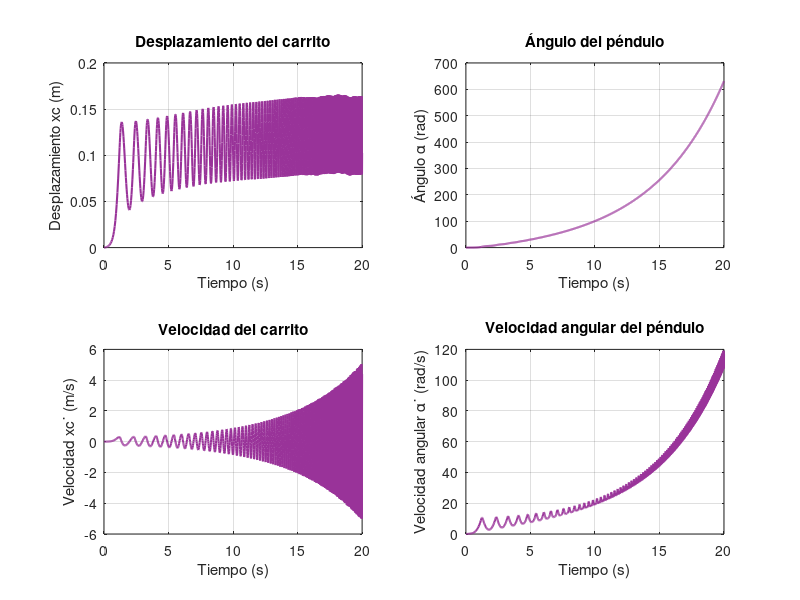

Write the MATLAB code that produced this figure.

Ip = 0.0079;      
Mc = 0.7031;      
lp = 0.3302;      
Mp = 0.23;        
Fc = 0;           
Beq = 4.3;        
g = 9.81;         
Bp = 0.0024;      


xc0 = 0;          
alpha0 = deg2rad(1); 
xcdot0 = 0;       
alphadot0 = 0;    

x0 = [xc0; xcdot0; alpha0; alphadot0]; 

tspan = [0 20];

[t, solu] = ode45(@(t, x) [
    x(2); 
    ((Ip + Mp*lp^2)*Fc + Mp^2*lp^2*g*cos(x(3))*sin(x(3)) ...
    - (Ip + Mp*lp^2)*Beq*x(2) - (Ip*Mp*lp - Mp^2*lp^3)*x(4)^2*sin(x(3)) ...
    - Mp*lp*x(4)*cos(x(3))*Bp) / ...
    ((Mc + Mp)*Ip + Mc*Mp*lp^2 + Mp^2*lp^2*sin(x(3))^2);
    x(4);
    ((Mc + Mp)*Mp*g*lp*sin(x(3)) - (Mc + Mp)*Bp*x(4) ...
    + Fc*Mp*lp*cos(x(3)) - Mp^2*lp^2*x(4)^2*sin(x(3))*cos(x(3)) ...
    - Beq*Mp*lp*x(2)*cos(x(3))) / ...
    ((Mc + Mp)*Ip + Mc*Mp*lp^2 + Mp^2*lp^2*sin(x(3))^2)
], tspan, x0);

figure;
subplot(2,2,1);
plot(t, solu(:,1), 'Color', [0.6 0.2 0.6], 'LineWidth', 1.5);
xlabel('Tiempo (s)');
ylabel('Desplazamiento xc (m)');
title('Desplazamiento del carrito');
grid on;

subplot(2,2,2);
plot(t, solu(:,3), 'Color', [0.6 0.2 0.6], 'LineWidth', 1.5);
xlabel('Tiempo (s)');
ylabel('Ángulo α (rad)');
title('Ángulo del péndulo');
grid on;

subplot(2,2,3);
plot(t, solu(:,2), 'Color', [0.6 0.2 0.6], 'LineWidth', 1.5);
xlabel('Tiempo (s)');
ylabel('Velocidad xc˙ (m/s)');
title('Velocidad del carrito');
grid on;

subplot(2,2,4);
plot(t, solu(:,4), 'Color', [0.6 0.2 0.6], 'LineWidth', 1.5);
xlabel('Tiempo (s)');
ylabel('Velocidad angular α˙ (rad/s)');
title('Velocidad angular del péndulo');
grid on;
